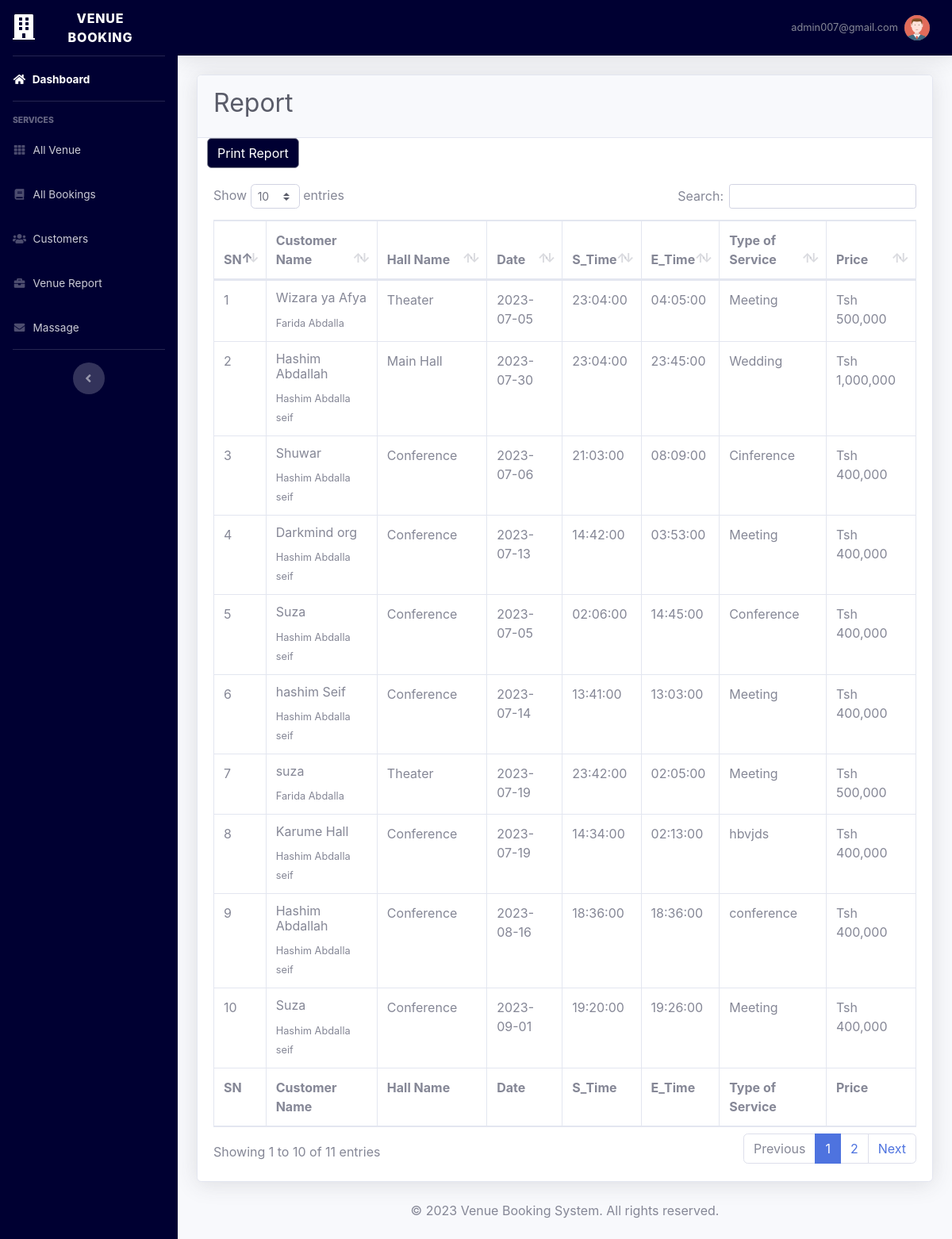
Screenshot of /admin/report.php (signed in) with the database file from the repository.
### tables this page shows
CREATE TABLE `booking_t` (
  `BookingId` int(11) NOT NULL,
  `customerId` int(11) NOT NULL,
  `name` varchar(50) NOT NULL,
  `service_type` varchar(30) NOT NULL,
  `Participants` int(20) NOT NULL,
  `VenueId` int(11) NOT NULL,
  `requament` varchar(70) NOT NULL,
  `Date` date NOT NULL,
  `S_time` time NOT NULL,
  `E_time` time NOT NULL,
  `letter` varchar(100) NOT NULL,
  `status` int(11) NOT NULL
);

CREATE TABLE `cutomers` (
  `customerId` int(11) NOT NULL,
  `fullName` varchar(50) NOT NULL,
  `Phone` int(20) NOT NULL,
  `userId` int(11) NOT NULL
);

CREATE TABLE `venue` (
  `venueId` int(11) NOT NULL,
  `v_Name` varchar(40) NOT NULL,
  `phone` int(20) NOT NULL,
  `email` varchar(50) NOT NULL,
  `capacity` int(100) NOT NULL,
  `location` varchar(30) NOT NULL,
  `Service` varchar(100) NOT NULL,
  `description` varchar(250) NOT NULL,
  `Price` int(30) NOT NULL,
  `image` varchar(50) NOT NULL
);

### admin/report.php (the view, shortened to what this page needs)
<!DOCTYPE html>
<html lang="en">
<head>
    <link href="../vendor/fontawesome-free/css/all.min.css" rel="stylesheet" type="text/css">
    <link href="../css/bootsrtap1" rel="stylesheet">
    <link href="../vendor/datatables/dataTables.bootstrap4.min.css" rel="stylesheet">
</head>
<body id="page-top">
<?php
    include('../include/adminheader.php');
    include('../include/navbar.php');
    include('../include/adminTopbar.php');
    include('../handler/connection.php');
    $stmt = $conn->prepare("SELECT * FROM booking_t, cutomers, venue WHERE booking_t.customerId = cutomers.customerId AND booking_t.VenueId = venue.VenueId");
    $stmt->execute();
    ?>
                <div class="container-fluid">
                    <div class="card shadow mb-4">
                        <div class="card-header py-3">
                        <h1 class="h2 text-dark bold text-left">Report</h1>
                        </div>
                        <div class="col-md-4 d-flex align-items-end">
                <button type="button" class="btn btn-secondary mybg ms-2" onclick="printReport()">Print Report</button>
            </div>
                        <div class="card-body">
                            <div class="table-responsive">
                                <table class="table table-bordered" id="dataTable" width="100%" cellspacing="0">
                                    <thead>
                                        <tr>
                                            <th>SN</th>
                                            <th>Customer Name</th>
                                            <th>Hall Name</th>
                                            <th>Date</th>
                                            <th>S_Time</th>
                                            <th>E_Time</th>
                                            <th>Type of Service</th>
                                            <th>Price</th>
                                        </tr>
                                    </thead>
                                    <tfoot>
                                    <tr>
                                            <th>SN</th>
                                            <th>Customer Name</th>
                                            <th>Hall Name</th>
                                            <th>Date</th>
                                            <th>S_Time</th>
                                            <th>E_Time</th>
                                            <th>Type of Service</th>
                                            <th>Price</th>
                                        </tr>
                                    </tfoot>
                                    <tbody>
                                        <?php
                                            $sn = 1;
                                            while($show = $stmt->fetch()){
                                        ?>
                                        <tr>
                                            <td><?php echo $sn?></td>
                                            <td><h6><?php echo $show['name']?></h6>
                                             <small><?php echo $show['fullName']?></small></td>
                                            <td><?php echo $show['v_Name']?></td>
                                            <td><?php echo $show['Date']?></td>
                                            <td><?php echo $show['S_time']?></td>
                                            <td><?php echo $show['E_time']?></td>
                                            <td><?php echo $show['service_type']?></td>
                                            <td>Tsh <?php echo number_format( $show['Price'])?></td>
                                        </tr>
                            </div>
                                        <?php $sn++;
                                             }
                                        ?>
        <div class="container my-auto ">
      <div class="container text-center mb-4">
        <p class="mb-0">&copy; 2023 Venue Booking System. All rights reserved.</p>
      </div>
    </div>
</body>
</html>

### asset/css/style.css (style rules this page uses)
body { margin: 0; padding: 0; }
.mybg { background-color: rgba(00, 00, 50, 1); color: #fff; }

### rows the page displays
booking_t: name "Wizara ya Afya", customerId.fullName "Farida Abdalla", VenueId.v_Name "Theater", Date "2023-07-05", S_time "23:04:00", E_time "04:05:00", service_type "Meeting", VenueId.Price "500,000"
booking_t: name "Hashim Abdallah", customerId.fullName "Hashim Abdalla seif", VenueId.v_Name "Main Hall", Date "2023-07-30", S_time "23:04:00", E_time "23:45:00", service_type "Wedding", VenueId.Price "1,000,000"
booking_t: name "Shuwar", customerId.fullName "Hashim Abdalla seif", VenueId.v_Name "Conference", Date "2023-07-06", S_time "21:03:00", E_time "08:09:00", service_type "Cinference", VenueId.Price "400,000"
booking_t: name "Darkmind org", customerId.fullName "Hashim Abdalla seif", VenueId.v_Name "Conference", Date "2023-07-13", S_time "14:42:00", E_time "03:53:00", service_type "Meeting", VenueId.Price "400,000"
booking_t: name "Suza", customerId.fullName "Hashim Abdalla seif", VenueId.v_Name "Conference", Date "2023-07-05", S_time "02:06:00", E_time "14:45:00", service_type "Conference", VenueId.Price "400,000"
booking_t: name "hashim Seif", customerId.fullName "Hashim Abdalla seif", VenueId.v_Name "Conference", Date "2023-07-14", S_time "13:41:00", E_time "13:03:00", service_type "Meeting", VenueId.Price "400,000"
booking_t: name "suza", customerId.fullName "Farida Abdalla", VenueId.v_Name "Theater", Date "2023-07-19", S_time "23:42:00", E_time "02:05:00", service_type "Meeting", VenueId.Price "500,000"
booking_t: name "Karume Hall", customerId.fullName "Hashim Abdalla seif", VenueId.v_Name "Conference", Date "2023-07-19", S_time "14:34:00", E_time "02:13:00", service_type "hbvjds", VenueId.Price "400,000"
booking_t: name "Hashim Abdallah", customerId.fullName "Hashim Abdalla seif", VenueId.v_Name "Conference", Date "2023-08-16", S_time "18:36:00", E_time "18:36:00", service_type "conference", VenueId.Price "400,000"
booking_t: name "Suza", customerId.fullName "Hashim Abdalla seif", VenueId.v_Name "Conference", Date "2023-09-01", S_time "19:20:00", E_time "19:26:00", service_type "Meeting", VenueId.Price "400,000"

### other values shown
$user "admin007@gmail.com"
